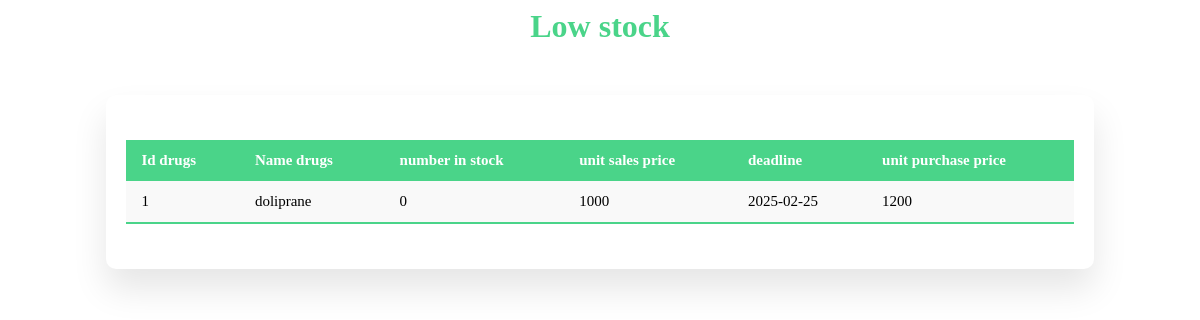
Screenshot of /View/pharmacie/stock.php with the database file from the repository.
### tables this page shows
CREATE TABLE `medicament` (
  `id_medicament` int(11) NOT NULL,
  `nom_medicament` varchar(11) NOT NULL,
  `nb_stock` int(11) NOT NULL,
  `prix_unitaire_vente` int(11) NOT NULL,
  `prix_unitaire_achat` int(11) NOT NULL,
  `delai` date NOT NULL
);

### Controller/pharmacie/medicamentC.php (called while the page is built, shortened)
<?php
class MedicamentC{
    public function stockmedicament()
    {
        $sql = "SELECT * FROM medicament where  nb_stock<10";
        $db = config2::getConnexion();
        try {
            $medicament= $db->query($sql);
            return $medicament;
        } catch (Exception $e) {
            die('Error:' . $e->getMessage());
        }
    }
}
?>

### View/pharmacie/stock.php (the view, shortened to what this page needs)
<?php
include "../../Controller/pharmacie/medicamentC.php";
$Medicament = new MedicamentC();
$tab = $Medicament->stockmedicament();
?>
<center>
    <h1 style="color: #4AD489;">Low stock</h1>
</center>
<section class="attendance">
        <div class="attendance-list">
            <table class="table">
                <thead>
                    <tr>
                        <th>Id drugs</th>
                        <th>Name drugs</th>
                        <th>number in stock</th>
                        <th>unit sales price</th>
                        <th>deadline</th>
                        <th>unit purchase price</th>
                    </tr>
                </thead>
                <tbody>
                    <?php foreach ($tab as $medicament) { ?>
                    <tr>
                                    <td><?= $medicament['id_medicament']; ?></td>
                            <td><?= $medicament['nom_medicament']; ?></td>
                            <td><?= $medicament['nb_stock']; ?></td>
                            <td><?= $medicament['prix_unitaire_vente']; ?></td>
                            <td><?= $medicament['delai']; ?></td>
                            <td><?= $medicament['prix_unitaire_achat']; ?></td>
                    </tr>
                    <?php
                        }
                        ?>
                </tbody>
            </table>
        </div>
    </section>

### View/pharmacie/stock.php (style rules this page uses)
.attendance { margin-top: 50px; text-align: center; }
.attendance-list { width: 80%; margin: 20px auto; padding: 20px; border-radius: 10px; box-shadow: 0 20px 35px rgba(0, 0, 0, 0.1); background-color: #fff; }
.table { width: 100%; border-collapse: collapse; margin: 25px 0; font-size: 15px; }
table thead tr { color: #fff; background: #4AD489; text-align: left; font-weight: bold; }
.table th, .table td { padding: 12px 15px; }
.table tbody tr { border-bottom: 1px solid #ddd; background: #f3f3f3; }
.table tbody tr:nth-of-type(odd) { background: #f9f9f9; }
.table tbody tr:last-of-type { border-bottom: 2px solid #4AD489; }

### rows the page displays
medicament: id_medicament "1", nom_medicament "doliprane", nb_stock "0", prix_unitaire_vente "1000", delai "2025-02-25", prix_unitaire_achat "1200"
